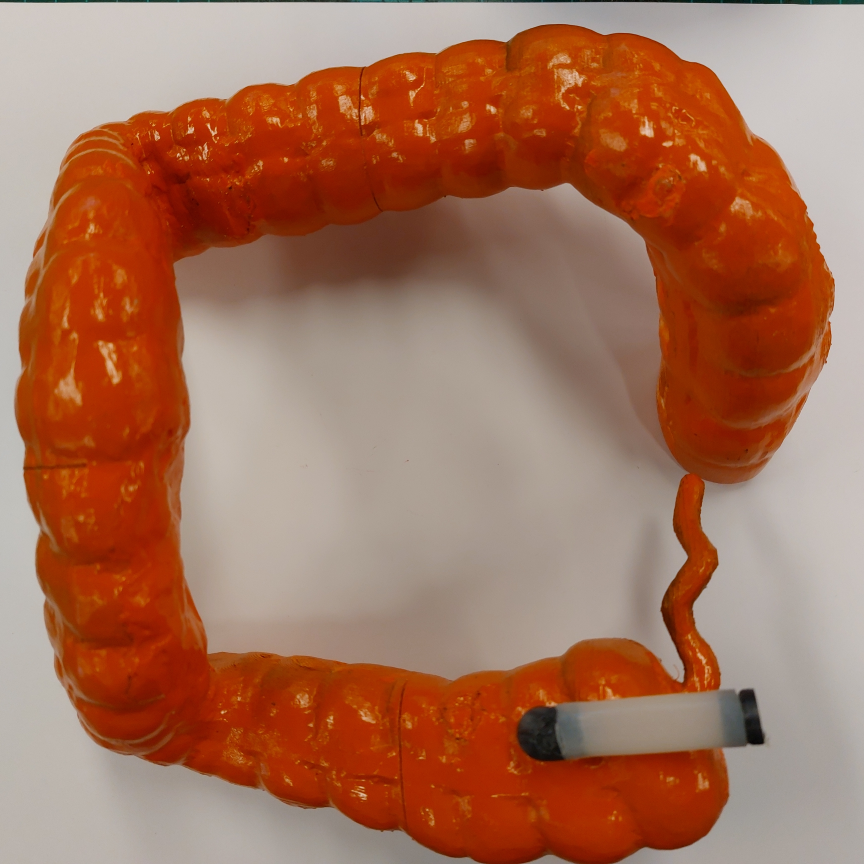
#> input picture ObjectIdentification/images/modelTemplate1.jpg, 3456 x 3456 px, given in place of the camera (shown at 1/4 size)
$ python ColorDetection.py
#> lines starting #> are read from the running program, lines starting #| are printed output that depends on the picture; after the words box and inside, x2 and y2 are one past the last pixel; in counts of white or black regions, pixels touching at a corner belong together
# Study-Bot: Color Detection for Human Body Models
# Based on the tutorial by goodday451999, posted on GeeksforGeeks: https://www.geeksforgeeks.org/multiple-color-detection-in-real-time-using-python-opencv/

import numpy as np
import cv2

# Capture video
cam = cv2.VideoCapture(0, cv2.CAP_DSHOW)
# cam = cv2.VideoCapture(0)

cam.set(cv2.CAP_PROP_FRAME_WIDTH, 1280)
cam.set(cv2.CAP_PROP_FRAME_HEIGHT, 720)
cam.set(cv2.CAP_PROP_FPS, 60)
cam.set(cv2.CAP_PROP_FOURCC, cv2.VideoWriter_fourcc(*'MJPG'))

# Color ranges
stomachLower = np.array([90, 	80, 		100			], np.uint8)
stomachUpper = np.array([120, 	255, 		255			], np.uint8)
colonLower = np.array(	[10, 	255 * 0.55, 255 * 0.35	], np.uint8)
colonUpper = np.array(	[20.5, 	255, 		255			], np.uint8)
liverLower = np.array(	[38, 	225 * 0.22, 255 * 0.38	], np.uint8)
liverUpper = np.array(	[41, 	255, 		255			], np.uint8)
brainLower = np.array(	[163, 	255 * 0.50, 255 * 0.40	], np.uint8)
brainUpper = np.array(	[163, 	255, 		255			], np.uint8)
kidneyLower = np.array(	[24, 	255 * 0.60, 255 * 0.49	], np.uint8)
kidneyUpper = np.array(	[24, 	255, 		255			], np.uint8)
heartLower = np.array(	[170, 	255 * 0.50, 255 * 0.35	], np.uint8)
heartUpper = np.array(	[170, 	255 * 0.97, 255 * 0.69	], np.uint8)

while True:
    # Reading the video from the webcam in image frames
    _, imageFrame = cam.read()
#> imageFrame is the input picture: shape (3456, 3456, 3); mean B, G, R 88.8, 112.7, 165.3

    # Convert the frame from BGR color space to HSV color space
    hsvFrame = cv2.cvtColor(imageFrame, cv2.COLOR_BGR2HSV)
#> hsvFrame: shape (3456, 3456, 3); mean H, S, V 11.8, 124.6, 165.4

    # Set color ranges of the objects and define masks

    # Masks
    colonMask = cv2.inRange(hsvFrame, colonLower, colonUpper)
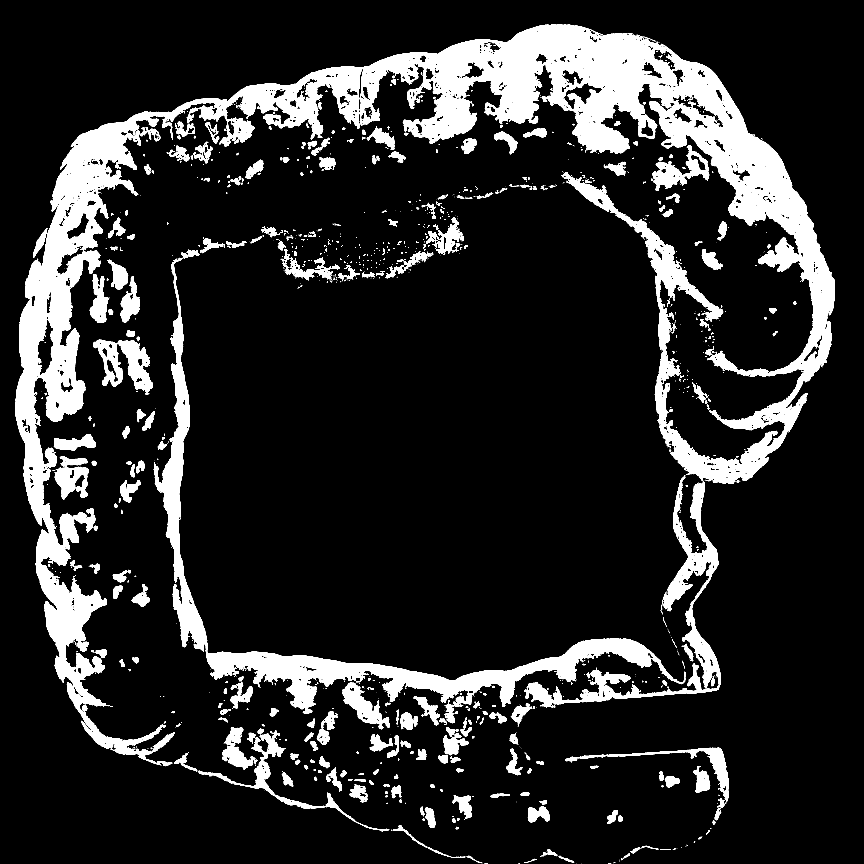
#> colonMask: shape (3456, 3456) (shown at 1/4 size); 14.2% white; 2799 white regions (2264 under 20 px), largest, box (x1, y1, x2, y2) and area: (60, 99, 3339, 3065) 1144617, (614, 1031, 2742, 2856) 212224, (791, 2920, 1301, 3236) 15318
    liverMask = cv2.inRange(hsvFrame, liverLower, liverUpper)
#> liverMask: shape (3456, 3456); every value is 0
    stomachMask = cv2.inRange(hsvFrame, stomachLower, stomachUpper)
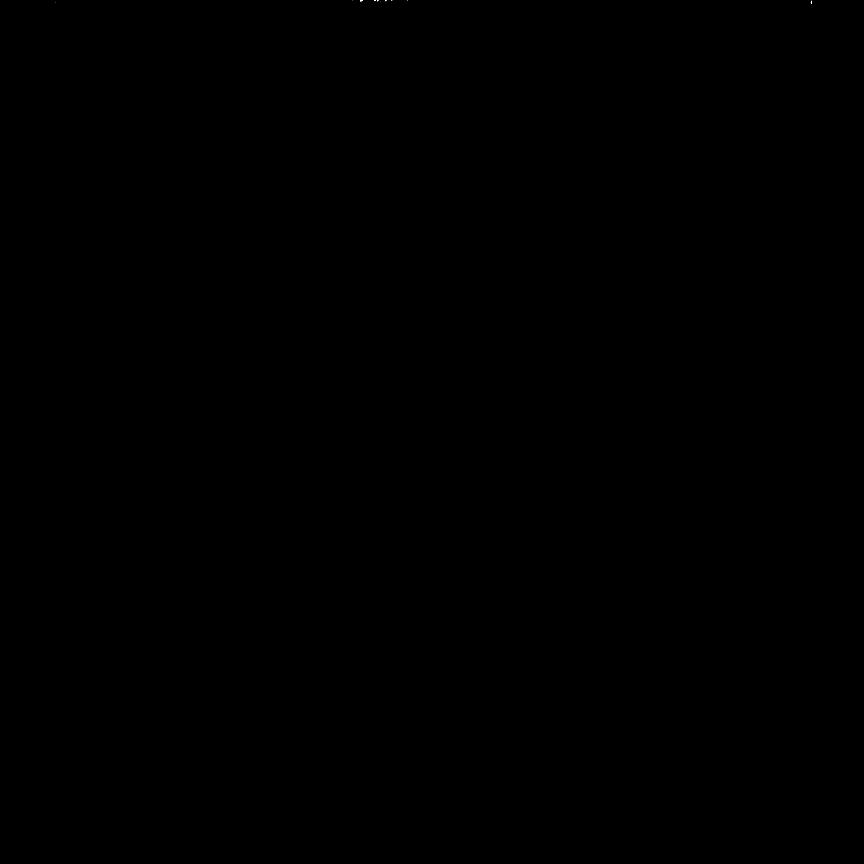
#> stomachMask: shape (3456, 3456) (shown at 1/4 size); 0% white in thin lines or dots, all inside (x1, y1, x2, y2) = (222, 0, 3246, 15)
    brainMask = cv2.inRange(hsvFrame, brainLower, brainUpper)
    kidneyMask = cv2.inRange(hsvFrame, kidneyLower, kidneyUpper)
    heartMask = cv2.inRange(hsvFrame, heartLower, heartUpper)

    # Create a 5x5 square-shaped filter called kernel
    # The filter is filled with ones and will be used for morphological transformations such as dilation for better detection
    kernel = np.ones((5, 5), "uint8")

    # For colon
    # Dilate the mask: Remove holes in the mask by adding pixels to the boundaries of objects in the mask
    colonMask = cv2.dilate(colonMask, kernel)
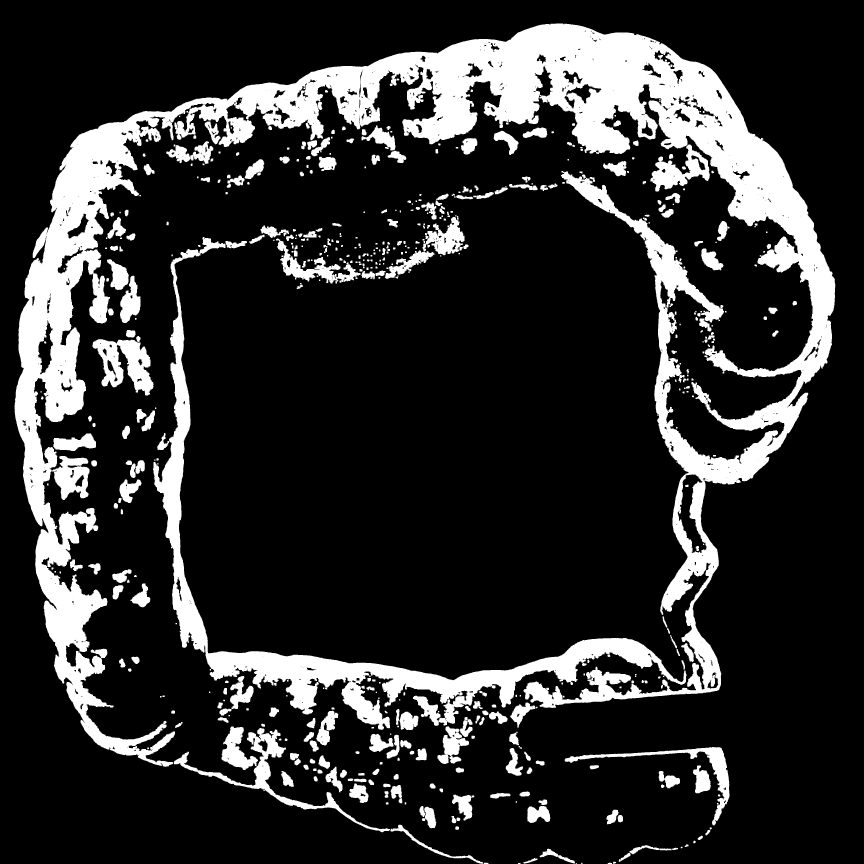
#> colonMask: shape (3456, 3456) (shown at 1/4 size); 17.8% white; 558 white regions (1 under 20 px), largest, box (x1, y1, x2, y2) and area: (58, 94, 3341, 3067) 1408922, (612, 948, 2746, 2919) 280437, (695, 2912, 1560, 3329) 30335
    # Apply the mask to the frame using a bitwise AND operation
    resColon = cv2.bitwise_and(imageFrame, imageFrame, mask=colonMask)
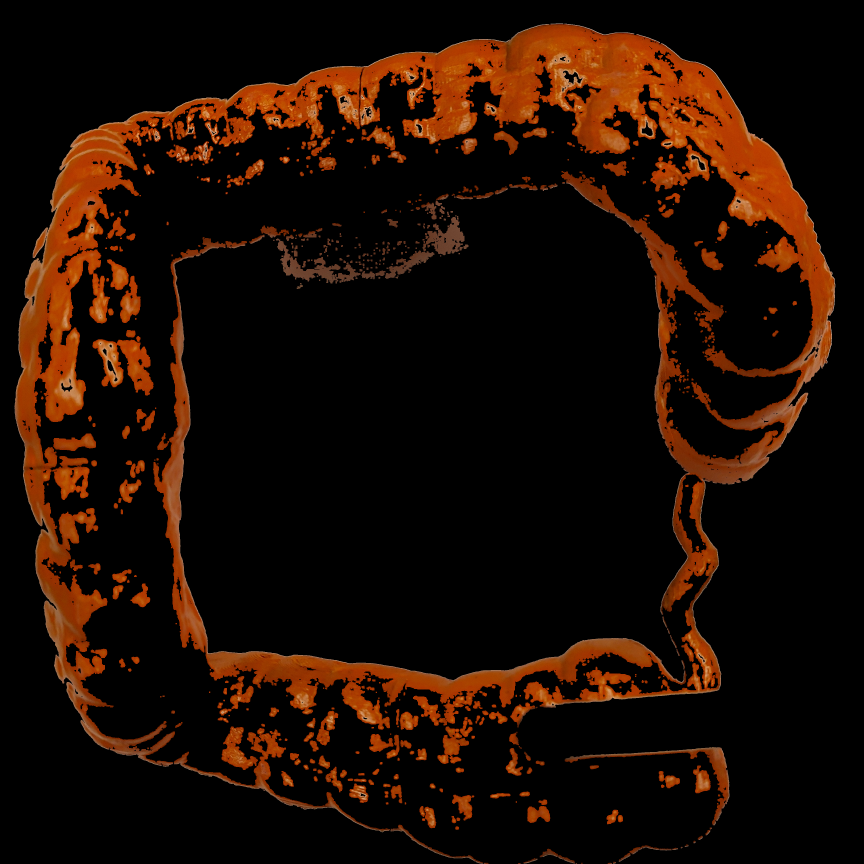
#> resColon: shape (3456, 3456, 3) (shown at 1/4 size); mean B, G, R 2.2, 11.9, 29.3

    # For liver
    liverMask = cv2.dilate(liverMask, kernel)
    resliver = cv2.bitwise_and(imageFrame, imageFrame, mask=liverMask)
#> resliver: shape (3456, 3456, 3); every value is 0

    # For stomach
    stomachMask = cv2.dilate(stomachMask, kernel)
#> stomachMask: shape (3456, 3456); 0% white; 9 white regions (1 under 20 px)
    resStomach = cv2.bitwise_and(imageFrame, imageFrame, mask=stomachMask)

    # For brain
    brainMask = cv2.dilate(brainMask, kernel)
    resBrain = cv2.bitwise_and(imageFrame, imageFrame, mask=brainMask)

    # For heart
    heartMask = cv2.dilate(heartMask, np.ones((12, 12), "uint8"))
    resHeart = cv2.bitwise_and(imageFrame, imageFrame, mask=heartMask)

    # For kidney use a more aggressive kernel for dilation
    kidneyMask = cv2.dilate(kidneyMask, np.ones((12, 12), "uint8"))
    resKidney = cv2.bitwise_and(imageFrame, imageFrame, mask=kidneyMask)

    # Create a contour around the zone that matches the color range
    contours, hierarchy = cv2.findContours(colonMask, cv2.RETR_TREE, cv2.CHAIN_APPROX_SIMPLE)
#> contours = 1195 contours, 393 with area under 20; largest, box (x1, y1, x2, y2) and area: (58, 94, 3341, 3067) 1463090, (612, 948, 2746, 2919) 275872, (370, 1357, 614, 1582) 30172, (695, 2912, 1560, 3329) 29773, (2259, 2988, 2918, 3301) 19816
    # For each contour, check if the area is greater than 500 pixels
    for pic, contour in enumerate(contours):
        area = cv2.contourArea(contour)
        if area > 700:
            # Create a bounding rectangle with a title around the detected object
            x, y, w, h = cv2.boundingRect(contour)
            imageFrame = cv2.rectangle(imageFrame, (x, y), (x + w, y + h), (0, 120, 255), 2)
#> this loop made 1195 passes
#> (area, x, y, w, h) on passes 9, 14, 21, 25, 26, 28, 37, 39, 44, 48, 58, 59: (1826, 2159, 3395, 141, 59), (1170.5, 2518, 3381, 119, 36), (3777, 1562, 3299, 370, 156), (1564.5, 2426, 3239, 48, 58), (2767, 1688, 3227, 57, 86), (4395.5, 2109, 3224, 92, 68), (4592.5, 1808, 3179, 81, 103), (1035.5, 1961, 3172, 81, 22), (1653, 1563, 3140, 45, 55), (3673.5, 1397, 3134, 77, 78), (2852.5, 2635, 3084, 85, 69), (1723.5, 1125, 3084, 50, 63)
#> area on passes 2, 3, 5, 6, 7, 8: 26.5, 57, 69, 62, 366, 475.5
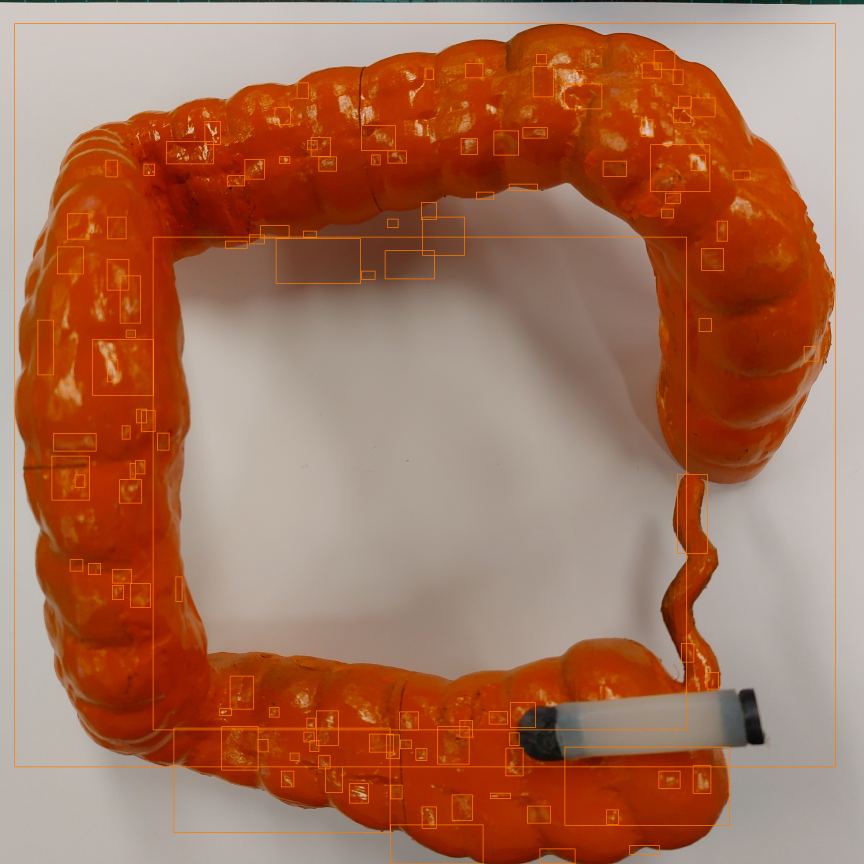
#> imageFrame: shape (3456, 3456, 3) (shown at 1/4 size); mean B, G, R 88.1, 113.3, 166.7
            # cv2.putText(imageFrame, "COLON", (x, y), cv2.FONT_HERSHEY_SIMPLEX, 1.5, (0, 120, 255))
            # print("Colon detected")

    contours, hierarchy = cv2.findContours(liverMask, cv2.RETR_TREE, cv2.CHAIN_APPROX_SIMPLE)
#> contours = []
    for pic, contour in enumerate(contours):
        area = cv2.contourArea(contour)
        if area > 500:
            x, y, w, h = cv2.boundingRect(contour)
            imageFrame = cv2.rectangle(imageFrame, (x, y), (x + w, y + h), (86, 194, 0), 2)
#> this loop made 0 passes
            # cv2.putText(imageFrame, "LIVER", (x, y), cv2.FONT_HERSHEY_SIMPLEX, 1.5, (86, 194, 0))
            # print("Liver detected")

    contours, hierarchy = cv2.findContours(stomachMask, cv2.RETR_TREE, cv2.CHAIN_APPROX_SIMPLE)
#> contours = 9 contours, 3 with area under 20; largest, box (x1, y1, x2, y2) and area: (1494, 0, 1517, 7) 113, (3240, 0, 3248, 17) 86, (1440, 0, 1452, 10) 78, (1538, 0, 1549, 7) 52, (1564, 0, 1571, 6) 28, (1628, 0, 1634, 6) 24
    for pic, contour in enumerate(contours):
        area = cv2.contourArea(contour)
        if area > 1400:
            x, y, w, h = cv2.boundingRect(contour)
            imageFrame = cv2.rectangle(imageFrame, (x, y), (x + w, y + h), (237, 117, 47), 2)
#> this loop made 9 passes
#> area on passes 3 to 8: 85.5, 24, 28.5, 52.5, 113, 78
            # cv2.putText(imageFrame, "STOMACH", (x, y), cv2.FONT_HERSHEY_SIMPLEX, 1.5, (237, 117, 47))
            # print("Stomach detected")

    contours, hierarchy = cv2.findContours(brainMask, cv2.RETR_TREE, cv2.CHAIN_APPROX_SIMPLE)
#> contours = []
    for pic, contour in enumerate(contours):
        area = cv2.contourArea(contour)
        if area > 2500:
            x, y, w, h = cv2.boundingRect(contour)
            imageFrame = cv2.rectangle(imageFrame, (x, y), (x + w, y + h), (204, 0, 255), 2)
            # cv2.putText(imageFrame, "BRAIN", (x, y), cv2.FONT_HERSHEY_SIMPLEX, 1.5, (0, 0, 255))
            # print("Brain detected")

    contours, hierarchy = cv2.findContours(kidneyMask, cv2.RETR_TREE, cv2.CHAIN_APPROX_SIMPLE)
    for pic, contour in enumerate(contours):
        area = cv2.contourArea(contour)
        if area > 50:
            x, y, w, h = cv2.boundingRect(contour)
            imageFrame = cv2.rectangle(imageFrame, (x, y), (x + w, y + h), (0, 255, 255), 2)
            # cv2.putText(imageFrame, "KIDNEY", (x, y), cv2.FONT_HERSHEY_SIMPLEX, 1.5, (0, 255, 255))
            # print("Kidney detected")

    contours, hierarchy = cv2.findContours(heartMask, cv2.RETR_TREE, cv2.CHAIN_APPROX_SIMPLE)
    for pic, contour in enumerate(contours):
        area = cv2.contourArea(contour)
        if area > 650:
            x, y, w, h = cv2.boundingRect(contour)
            imageFrame = cv2.rectangle(imageFrame, (x, y), (x + w, y + h), (0, 0, 255), 2)
            # cv2.putText(imageFrame, "HEART", (x, y), cv2.FONT_HERSHEY_SIMPLEX, 1.5, (255, 0, 0))
            # print("Heart detected")

    # Display camera feed
    cv2.imshow("Color-Based Object Detection", imageFrame)

    # Close the program when 'q' is pressed
    if cv2.waitKey(1) & 0xFF == ord('q'):
#> (key q is pressed here)
        break

# Release the webcam and close all windows
cam.release()
cv2.destroyAllWindows()

$ run again, on ObjectIdentification/images/modelTemplate2.jpg
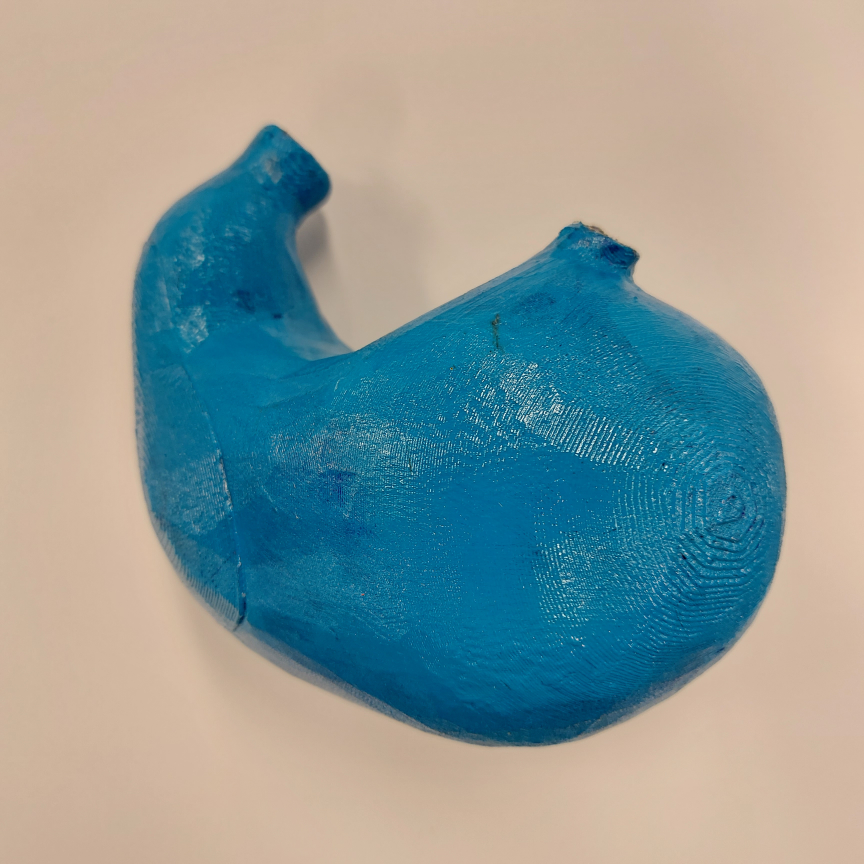
#> input picture ObjectIdentification/images/modelTemplate2.jpg, 3456 x 3456 px, given in place of the camera (shown at 1/4 size)
#> imageFrame is the input picture: shape (3456, 3456, 3); mean B, G, R 152.2, 154.2, 138.5
#> hsvFrame: shape (3456, 3456, 3); mean H, S, V 44.1, 116.6, 181.7
#> colonMask: shape (3456, 3456); every value is 0
#> `stomachMask = cv2.inRange(hsvFrame, stomachLower, stomachUpper)`:
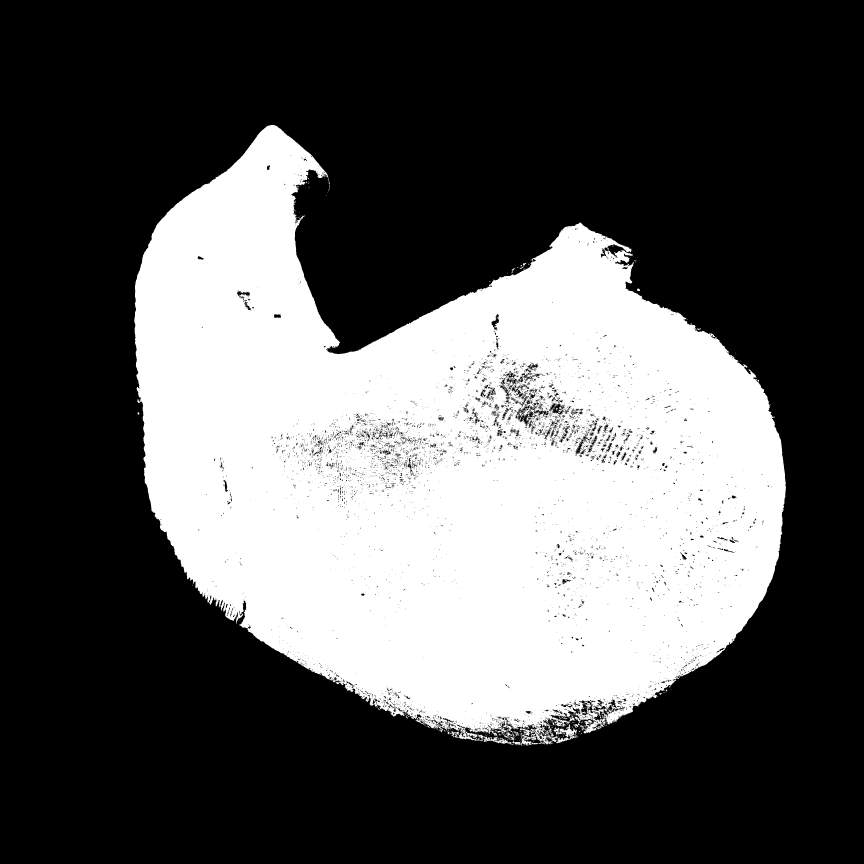
#> stomachMask: shape (3456, 3456) (shown at 1/4 size); 33.6% white; 541 white regions (494 under 20 px), largest, box (x1, y1, x2, y2) and area: (537, 500, 3144, 2982) 4009616, (1805, 2924, 1837, 2951) 365, (2049, 2964, 2081, 2981) 241
#> resColon: shape (3456, 3456, 3); every value is 0
#> `resStomach = cv2.bitwise_and(imageFrame, imageFrame, mask=stomachMask)`:
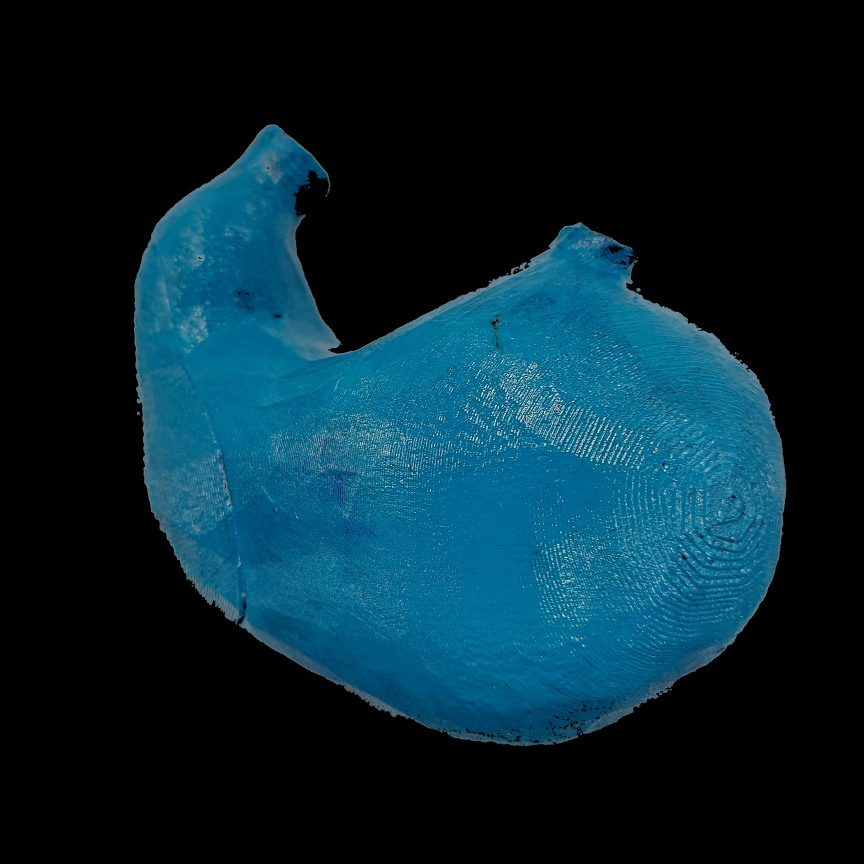
#> resStomach: shape (3456, 3456, 3) (shown at 1/4 size); mean B, G, R 48.4, 36.7, 5.5
#> `contours, hierarchy = cv2.findContours(colonMask, cv2.RETR_TREE, cv2.C..`: contours = []
#> `contours, hierarchy = cv2.findContours(liverMask, cv2.RETR_TREE, cv2.C..`: contours = 1 contour; box (x1, y1, x2, y2) and area: (1801, 1470, 1812, 1480) 78
#> the loop `for pic, contour in enumerate(contours):` made 1 pass
#> (pic, area) on pass 1: (0, 77.5)
#> `contours, hierarchy = cv2.findContours(stomachMask, cv2.RETR_TREE, cv2..`: contours = 421 contours, 312 with area under 20; largest, box (x1, y1, x2, y2) and area: (535, 498, 3146, 2985) 4151163, (2433, 979, 2495, 1018) 1060, (2049, 1071, 2093, 1099) 574, (2277, 2882, 2313, 2911) 347, (2057, 2941, 2084, 2968) 333
#> the loop `for pic, contour in enumerate(contours):` made 421 passes
#> (area, x, y, w, h) on pass 18: (4151163, 535, 498, 2611, 2487)
#> `contours, hierarchy = cv2.findContours(brainMask, cv2.RETR_TREE, cv2.C..`: contours = []
